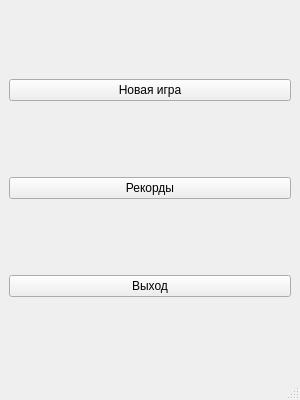
<?xml version="1.0" encoding="UTF-8"?>
<ui version="4.0">
 <class>MainWindow</class>
 <widget class="QMainWindow" name="MainWindow">
  <property name="geometry">
   <rect>
    <x>0</x>
    <y>0</y>
    <width>300</width>
    <height>400</height>
   </rect>
  </property>
  <property name="windowTitle">
   <string>Arcanoid</string>
  </property>
  <widget class="QWidget" name="centralwidget">
   <layout class="QVBoxLayout" name="verticalLayout">
    <item>
     <widget class="QPushButton" name="pushButton">
      <property name="text">
       <string>Новая игра</string>
      </property>
     </widget>
    </item>
    <item>
     <widget class="QPushButton" name="pushButton_2">
      <property name="text">
       <string>Рекорды</string>
      </property>
     </widget>
    </item>
    <item>
     <widget class="QPushButton" name="pushButton_3">
      <property name="text">
       <string>Выход</string>
      </property>
     </widget>
    </item>
   </layout>
  </widget>
  <widget class="QMenuBar" name="menubar">
   <property name="geometry">
    <rect>
     <x>0</x>
     <y>0</y>
     <width>300</width>
     <height>21</height>
    </rect>
   </property>
  </widget>
  <widget class="QStatusBar" name="statusbar"/>
 </widget>
 <resources/>
 <connections/>
</ui>
